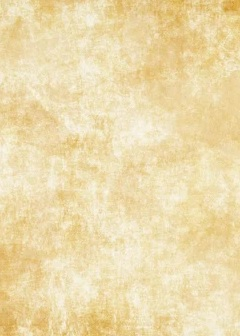
#> input picture assets/c.jpg, 240 x 336 px
$ python generate.py
#> lines starting #> are read from the running program, lines starting #| are printed output that depends on the picture
### image_utils.py
#!/usr/bin/env python
# coding: utf-8

# Copyright 2011 Álvaro Justen [alvarojusten at gmail dot com]
# License: GPL <http://www.gnu.org/copyleft/gpl.html>

from PIL import Image, ImageDraw, ImageFont


class ImageText(object):
    def __init__(self, filename_or_size, mode='RGBA', background=(0, 0, 0, 0),
                 encoding='utf8', maximum_font_size=12):
        if isinstance(filename_or_size, str):
            self.filename = filename_or_size
            self.image = Image.open(self.filename)
            self.initial_image = Image.open(self.filename)
            self.size = self.image.size
        elif isinstance(filename_or_size, (list, tuple)):
            self.size = filename_or_size
            self.image = Image.new(mode, self.size, color=background)
            self.initial_image = Image.new(mode, self.size, color=background)
            self.filename = None
        self.draw = ImageDraw.Draw(self.image)
        self.encoding = encoding
        self.maximum_font_size = maximum_font_size

    def reset_image(self):
        self.image = self.initial_image
        self.draw = ImageDraw.Draw(self.image)

    def save(self, filename=None):
        self.image.save(filename or self.filename)

    def get_image(self):
        return self.image

    # [15 lines left out: function get_font_size, not called in this run]

    def write_text(self, xy, text, font_filename, font_size=11,
                   color=(0, 0, 0), max_width=None, max_height=None):
        x, y = xy
        if isinstance(text, str):
            try:
                text = text.decode(self.encoding)
            except Exception as e:
                pass
        if font_size == 'fill' and \
                (max_width is not None or max_height is not None):
            font_size = self.get_font_size(text, font_filename, max_width,
                                           max_height)
        text_size = self.get_text_size(font_filename, font_size, text)
        if font_size>self.maximum_font_size:
            font_size=self.maximum_font_size
        font = ImageFont.truetype(font_filename, font_size)
        if x == 'center':
            x = (self.size[0] - text_size[0]) / 2
        if y == 'center':
            y = (self.size[1] - text_size[1]) / 2
        self.draw.text((x, y), text, font=font, fill=color, anchor="mm")
        return text_size

    def get_text_size(self, font_filename, font_size, text):
        font = ImageFont.truetype(font_filename, font_size)
        return font.getsize(text)

    def fill_text_box(self, xy, text, box_width, box_height, font_filename,
                      start_font_size=1, color=(0, 0, 0), place='left',
                      justify_last_line=False):
        font_size = start_font_size
        while True:
            width, height, box_width = self.write_text_box(xy, text, box_width,
                                                           font_filename, font_size, color, place)

            if (width >= box_width) or (height >= box_height):
                font_size -= 1
                self.reset_image()
                self.write_text_box(xy, text, box_width,
                                    font_filename, font_size, color, place)
                break

            font_size += 1

        return (box_width, box_height)

    def write_text_box(self, xy, text, box_width, font_filename,
                       font_size=11, color=(0, 0, 0), place='left',
                       justify_last_line=False):
        x, y = xy

        lines = []
        line = []
        words = text.split()
        for word in words:
            new_line = ' '.join(line + [word])
            size = self.get_text_size(font_filename, font_size, new_line)
            text_height = size[1]
            if size[0] <= box_width:
                line.append(word)
            else:
                lines.append(line)
                line = [word]
        if line:
            lines.append(line)
        lines = [' '.join(line) for line in lines if line]

        height = y
        for index, line in enumerate(lines):
            if place == 'left':
                total_size = self.get_text_size(font_filename, font_size, line)
                self.write_text((x, height), line, font_filename, font_size,
                                color)
            elif place == 'right':
                total_size = self.get_text_size(font_filename, font_size, line)
                x_left = x + box_width - total_size[0]
                self.write_text((x_left, height), line, font_filename,
                                font_size, color)
            elif place == 'center':
                total_size = self.get_text_size(font_filename, font_size, line)
                x_left = int(x + ((box_width - total_size[0]) / 2))
                self.write_text((x_left, height), line, font_filename,
                                font_size, color)
            elif place == 'justify':
                words = line.split()
                if (index == len(lines) - 1 and not justify_last_line) or \
                        len(words) == 1:
                    self.write_text((x, height), line, font_filename, font_size,
                                    color)
                    continue
                line_without_spaces = ''.join(words)
                total_size = self.get_text_size(font_filename, font_size,
                                                line_without_spaces)
                space_width = (box_width - total_size[0]) / (len(words) - 1.0)
                start_x = x
                for word in words[:-1]:
                    self.write_text((start_x, height), word, font_filename,
                                    font_size, color)
                    word_size = self.get_text_size(font_filename, font_size,
                                                   word)
                    start_x += word_size[0] + space_width
                last_word_size = self.get_text_size(font_filename, font_size,
                                                    words[-1])
                last_word_x = x + box_width - last_word_size[0]
                self.write_text((last_word_x, height), words[-1], font_filename,
                                font_size, color)
            height += text_height
        return (total_size[0], height - y, box_width)

### generate.py
from PIL import Image, ImageDraw, ImageFont
import os

from image_utils import ImageText

def text_on_img(filename='01.png', text="Hello", size=12):
	"Draw a text on an Image, saves it, show it"
#> called with filename = '01.png', text = 'Text', size = 52
	font = ImageFont.truetype("WernickeSchwabacher.ttf", 16)
	font_main = ImageFont.truetype('arial.ttf', 12)
	font = ImageFont.truetype('arial.ttf', 10)
	font_name = 'arial.ttf'

	neutralColorA = (66,66,66)

	x_mid = 240/2

	info_start = 5
	info_end = 24
	name_start = 25
	name_end = 49
	instant_start = 185
	instant_end = 257
	instant_mid = instant_start + (instant_end-instant_start)/2
	instant_third = instant_start + (instant_end-instant_start)/3
	instant_two_third = instant_start + 2 * (instant_end - instant_start) / 3
	epoch_start = 258
	epoch_end = 331
	epoch_mid = epoch_start + (epoch_end-epoch_start)/2
	epoch_third = epoch_start + (epoch_end-epoch_start)/3
	epoch_two_third = epoch_start + 2 * (epoch_end - epoch_start) / 3

	# create image
	#image = Image.new(mode = "RGB", size = (240,336), color = "white")
	image = Image.open(r"assets/c.jpg")
#> image is the input picture: PIL image 240x336 RGB; mean R, G, B 236.9, 218.6, 171.5
	image = image.convert("RGBA")
#> image: PIL image 240x336 RGBA
	d = image.getdata()
	new_image = []
	for item in d:
		r = item[0]
		g = item[1]
		b = item[2]
		a = item[3]

		total = r+g+b
		change = round(total/40)

		#new_image.append((r-2*change,g+1*change,b+1*change,a))
		new_image.append((r,g,b,a))
#> this loop made 80640 passes
#> (item, r, g, b, total, change) on passes 1 to 3: ((235, 217, 169, 255), 235, 217, 169, 621, 16), ((225, 207, 157, 255), 225, 207, 157, 589, 15), ((232, 212, 159, 255), 232, 212, 159, 603, 15)
#> after the loop, new_image = 80640 items
	image.putdata(new_image)
	draw = ImageDraw.Draw(image, mode="RGBA")
	# draw text
	draw.text((10, 8), "Level 2-3", font=font, fill=neutralColorA)
	draw.line(xy=[(60, 0), (60, 25)], fill=neutralColorA, width=1)
	draw.text((65, 8), "Person | <Goblin>", font=font, fill=neutralColorA)
	draw.text((10,33), "Goblin-Journalist: Verleumdung", font=font_main, fill=neutralColorA)

	draw.line(xy=[(0,0), (image.width, 0), (image.width, image.height), (0, image.height), (0,0)], fill=neutralColorA, width=10)
	draw.line(xy=[(0,25), (image.width, 25)], fill=neutralColorA, width=1)
	draw.line(xy=[(0,50), (image.width, 50)], fill=neutralColorA, width=1)
	draw.line(xy=[(0,185), (image.width, 185)], fill=neutralColorA, width=1)
	draw.line(xy=[(0, 258), (image.width, 258)], fill=neutralColorA, width=1)

	#durchstreichen
	#draw.line(xy=[(0, epoch_start), (image.width, epoch_end)], fill=neutralColorA, width=1)
	#draw.line(xy=[(0, epoch_end), (image.width, epoch_start)], fill=neutralColorA, width=1)

	overlay = Image.new('RGBA', image.size, (0,0,0,0))
#> overlay: PIL image 240x336 RGBA; every value is 0
	draw_overlay = ImageDraw.Draw(overlay)  # Create a context for drawing things on it.
	draw_overlay.rectangle([(7, name_start+3), (image.width-7, name_end-2)], fill=(60,60,60,30))
	draw_overlay.rectangle([(0, epoch_start), (image.width, epoch_end)], fill=(60,60,60,60))

	# Alpha composite these two images together to obtain the desired result.
	image = Image.alpha_composite(image, overlay)
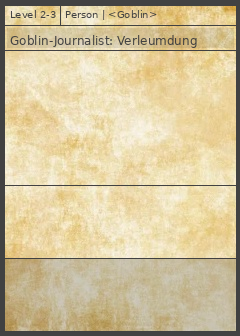
#> image: PIL image 240x336 RGBA; mean R, G, B, A 212.1, 196.8, 157, 255
	image = image.convert("RGB")
#> image: PIL image 240x336 RGB
	draw = ImageDraw.Draw(image)


	# [7 lines of commented-out code are left out]

	message = "2 HP"
	left, top, w, h = draw.textbbox((0, 0), message, font=font)
#> left = 0; top = 3; w = 23; h = 10
	draw.multiline_text((x_mid-w/2, instant_start+9-h/2), message, font=font, fill=(80,160,80))
	draw.rectangle([(x_mid-w/2-1, instant_start+9-h/2), (x_mid-w/2+w+2, instant_start+11-h/2+h)], outline=(80,160,80))

	message = "-1 Silber, -1 Worker"
	_, _, w, h = draw.textbbox((0, 0), message, font=font)
#> w = 97; h = 11
	draw.multiline_text((x_mid-w/2, instant_third-h/2), message, font=font, fill=neutralColorA)

	message = "+1 Silber"
	_, _, w, h = draw.textbbox((0, 0), message, font=font)
#> w = 47; h = 10
	draw.multiline_text((x_mid-w/2, instant_mid-h/2), message, font=font, fill=(255,50,50))

	message = "Zerstöre eine oberste Karte mit Typ: Person.\nasfdsfdsdfsdf"
	_, _, w, h = draw.textbbox((0, 0), message, font=font)
#> w = 221; h = 24
	print(w)
#| 221
	#draw.multiline_text((x_mid-w/2, instant_two_third-h/2), message, font=font, fill=neutralColorA, anchor="mm")
	draw.multiline_text((x_mid, instant_two_third), message, font=font, fill=neutralColorA, anchor="mm")


	# ADD NEW LAYER OF TEXT
	img2 = ImageText((240, 336), mode="RGBA", background=(0, 0, 0, 30), maximum_font_size=30)
	img2.image.convert("PA")
	img2.fill_text_box((120, epoch_mid), "asfjsd", box_width=200, box_height=50, font_filename=font_name)
	overlay = img2.image
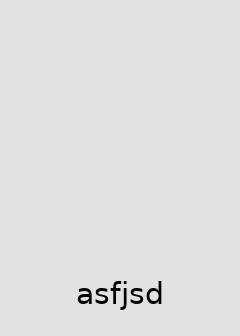
#> overlay: PIL image 240x336 RGBA; mean R, G, B, A 0, 0, 0, 31.8; transparent parts drawn white
	overlay.convert("RGBA")
	image = image.convert("RGBA")
#> image: PIL image 240x336 RGBA
	image = Image.alpha_composite(image, overlay)
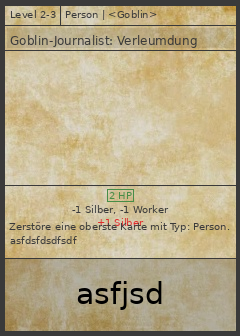
#> image: PIL image 240x336 RGBA; mean R, G, B, A 184.1, 170.7, 136.2, 255
	image = image.convert("RGB")
#> image: PIL image 240x336 RGB


#> (the run stopped early here; a loop or call above may not have finished)
